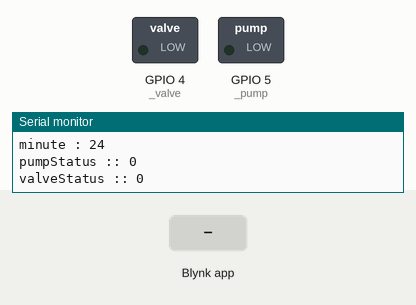
This sketch was run on a simulated ESP8266 (NodeMCU). Parts: switched loads named in the sketch (green lamp = pin HIGH), the last lines printed to the serial monitor. The inputs (shaded band) are chosen by the test bench. WiFi joins after 1.5 s; servers stay silent unless stated; the local clock reads 2024-03-15 10:24:30 at power-on unless the sketch sets it; web services answer with replies made up by the test bench.

Above: at 2.9 s.
3.0 s: Blynk app writes 1 to V1
At 4.2 s:
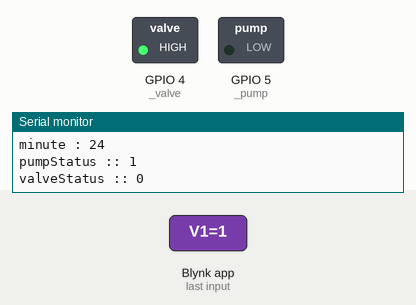
4.5 s: Blynk app writes 1 to V5
6.0 s: Blynk app writes 1 to V6
Timing chart, 0 to 9.0 s (numbered marks = the images above; inputs shaded):
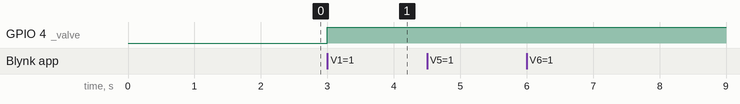

The sketch:

garden.ino
```cpp
#include <Time.h>
#include <TimeLib.h>

#include <ArduinoJson.h>

#include <ESP8266WiFi.h>
#include <DNSServer.h>
#include <ESP8266WebServer.h>
#include <ESP8266HTTPClient.h>
#include <WiFiManager.h>
#include <BlynkSimpleEsp8266.h>

#include "pin.h"
/* Comment this out to disable prints and save space */
#define BLYNK_PRINT Serial
#define AUTH  "vOH31bfdrDHlaYSyRibT9Bfvrb22aDNE"

WiFiManager wifiManager;
BlynkTimer timer;
WidgetLED ledPump(V2), pumpUseTimer(V11);
WidgetLED ledValve(V4), ValveUseTimer(V12);

bool isFirstConect = true;
bool trick = false;

bool _pumpON = false;
bool _valveON = false;
unsigned long time_pumpON = millis();
unsigned long time_valveON = millis();

typedef struct
{
    // 1 Sunday 2 Monday ...
    bool weekSelect[8];
    bool hasStartTime = false;
    bool hasStopTime = false;

    bool isTimerRun = false;
    bool isFirstRun = true;

    int8_t  startHour;
    int8_t  startMinute;
    int8_t  stopHour;
    int8_t  stopMinute;

    int8_t MaxHour = 1;
    int8_t Mode = 2;

    int TimeToUpdate = 3000; // default 3 second
}INPUTVALVE;

INPUTVALVE Vpump;
INPUTVALVE Vvalve;

void pinConfig(){
    pinMode(_pump,OUTPUT);
    pinMode(_valve,OUTPUT);
}

void PumpOutPUT(){
    if (digitalRead(_pump) != _pumpON) time_pumpON = millis();
    else if (millis() - time_pumpON > Vpump.TimeToUpdate){
        digitalWrite(_pump, !_pumpON);
        if (!digitalRead(_pump)) ledPump.on();
        else ledPump.off();

        Blynk.virtualWrite(V1, !digitalRead(_pump));
    }
}

void ValveOUTPUT(){
    if (digitalRead(_valve) != _valveON) time_valveON = millis();
    else if (millis() - time_valveON > Vvalve.TimeToUpdate) {
        digitalWrite(_valve, !_valveON);
        if (!digitalRead(_valve)) ledValve.on();
        else ledValve.off();

        Blynk.virtualWrite(V3, !digitalRead(_valve));
    }
}

void setup()
{
    Serial.begin(115200);
    Blynk.config(AUTH);
    pinConfig();

    //Ap config
    IPAddress _ip = IPAddress(1, 1, 1, 1);
    IPAddress _gw = IPAddress(1, 1, 1, 0);
    IPAddress _sn = IPAddress(255, 255, 255, 0);
    wifiManager.setAPStaticIPConfig(_ip, _gw, _sn);
    // wifiManager.setSTAStaticIPConfig(IPAddress(192,168,1,132), IPAddress(192,168,1,1), IPAddress(255,255,255,0));
    wifiManager.setTimeout(180);

    if(!wifiManager.autoConnect("ESP8266 theGarden")){
        Serial.println("[wifiManager] Failed to connect and hit timeout");
        delay(3000);
        ESP.reset();
        delay(5000);
    }
    WiFi.printDiag(Serial);
    Serial.println("\nconnencted...OK");
    Serial.println("Local IP: " + WiFi.localIP().toString());

    fetchAndSync();
}

void fetchAndSync(){
    char url[100] = "http://worldtimeapi.org/api/timezone/Asia/Bangkok";
    HTTPClient http;
    http.begin(url);
    if (http.GET() == 200){
        const size_t capacity = JSON_OBJECT_SIZE(15) + 340;
        DynamicJsonDocument root(capacity);
        DeserializationError error;

        int8_t eCount = 0;
        do{
            error = deserializeJson(root, http.getString());
            if(error)
                Serial.println("JSON parsing error");
            else
                Serial.println("JSON parsing Complete");
            eCount++;
        }while(error && eCount < 3);
        setTime((long)root["unixtime"]);
        time_t t = now();
        setTime((hour(t)+7)%24,minute(t),second(t),day(t),month(t),year(t));
        Serial.print("now after Sync : ");
        Serial.println((long)now());
    }
    trick = true;
}

void loop()
{
    Blynk.run();
    runEveryMinute();
    PumpOutPUT();
    ValveOUTPUT();
}

BLYNK_CONNECTED(){
    if(isFirstConect){
        isFirstConect = false;
        // for pump default config
        Blynk.virtualWrite(V9,2);
        Blynk.virtualWrite(V1, !digitalRead(_pump));

        if (!digitalRead(_pump)) ledPump.on();
        else ledPump.off();

        // for valve default config
        Blynk.virtualWrite(V10,2);
        Blynk.virtualWrite(V3, !digitalRead(_valve));

        if (!digitalRead(_valve)) ledValve.on();
        else ledValve.off();

        Blynk.syncAll();
    }
}

// Set time to update for pump control
BLYNK_WRITE(V13){
    Vpump.TimeToUpdate = param.asInt() * 1000;
}

// Set time to update for valve control
BLYNK_WRITE(V14){
    Vvalve.TimeToUpdate = param.asInt() * 1000;
}

// Blynk button for control pump
BLYNK_WRITE(V1){
    trick = true;
    int pv = param.asInt();
    _pumpON = pv == 1 ? true : false;
    Blynk.syncVirtual(V2);
    if (Vpump.Mode == 2 && Vpump.isTimerRun){
        Blynk.virtualWrite(V9,1);
        Blynk.syncVirtual(V9);
    }
}

// Blynk button for contorl valve
BLYNK_WRITE(V3){
    trick = true;
    int pv = param.asInt();
    _valveON = pv == 1 ? true : false;
    Blynk.syncVirtual(V4);
    if (Vvalve.Mode == 2 && Vvalve.isTimerRun){
        Blynk.virtualWrite(V10,1);
        Blynk.syncVirtual(V10);
    }
}

// Pump time setup
BLYNK_WRITE(V5){
    trick = true;
    Serial.println("Pump time setup");
    TimeInputParam t(param);
    Vpump.hasStartTime  = t.hasStartTime();
    Vpump.hasStopTime   = t.hasStopTime();
    Vpump.startHour     = t.getStartHour();
    Vpump.startMinute   = t.getStartMinute();
    Vpump.stopHour      = t.getStopHour();
    Vpump.stopMinute    = t.getStopMinute();

    for(int i = 1;i < 8;i++){
        Vpump.weekSelect[i] = t.isWeekdaySelected((i+5)%7+1);
    }
}

// Valve time Setup
BLYNK_WRITE(V6){
    trick = true;
    Serial.println("Valve time setup");
    TimeInputParam t(param);
    Vvalve.hasStartTime  = t.hasStartTime();
    Vvalve.hasStopTime   = t.hasStopTime();
    Vvalve.startHour     = t.getStartHour();
    Vvalve.startMinute   = t.getStartMinute();
    Vvalve.stopHour      = t.getStopHour();
    Vvalve.stopMinute    = t.getStopMinute();

    for(int i = 1;i < 8;i++){
        Vvalve.weekSelect[i] = t.isWeekdaySelected((i+5)%7+1);
    }
}

// Pump setup Max Hour
BLYNK_WRITE(V7){
    Vpump.MaxHour = param.asInt();
    Serial.print("Pump Max hour : ");
    Serial.println(Vpump.MaxHour);
}

// Valve setup Max Hour
BLYNK_WRITE(V8){
    Vvalve.MaxHour = param.asInt();
    Serial.print("Valve Max hour : ");
    Serial.println(Vvalve.MaxHour);
}

// Pump setup Mode
BLYNK_WRITE(V9){
    trick = true;
    Vpump.Mode  = param.asInt();
    Serial.print("pump Mode : ");
    Serial.println(Vpump.Mode);
}

// Valve setup Mode
BLYNK_WRITE(V10){
    trick = true;
    Vvalve.Mode = param.asInt();
    Serial.println("valve Mode : ");
    Serial.println(Vvalve.Mode);
}

unsigned long pumpStartAt;
void pumpRun(){
    Serial.println("Pump Run");
    if (Vpump.Mode == 2 ){
        if (Vpump.weekSelect[weekday(now())] && Vpump.hasStartTime && Vpump.hasStopTime){
            Serial.println("Time check");
            time_t t = now();
            int HMtime = hour(t) * 100 + minute(t);
            int StartTime = Vpump.startHour * 100 + Vpump.startMinute;
            int StopTime = Vpump.stopHour * 100 + Vpump.stopMinute;

            Serial.printf("Start Time :: %d || Stop Time :: %d >> Now Time :: %d\n", StartTime, StopTime, HMtime);
            if ( HMtime >= StartTime && HMtime <= StopTime && StartTime < StopTime){
                if(!_pumpON) Serial.println("Pump Start with Timer");
                Vpump.isTimerRun = true;
                _pumpON = true;
            }
            else if(Vpump.isTimerRun) {
                if(_pumpON) Serial.println("Pump Stop By Timer");
                Vpump.isTimerRun = false;
                _pumpON = false;
            }
        }
        else if(Vpump.isTimerRun) {
            if(_pumpON) Serial.println("Pump Stop By DAY Change");
            Vpump.isTimerRun = false;
            _pumpON = false;
        }
    }

    // state
    if (Vpump.Mode == 1){
        if (Vpump.isTimerRun)
            _pumpON = false;
        Vpump.isTimerRun = false;
    }

    if (!_pumpON){
        Vpump.isFirstRun = true;
    }

    if ((Vpump.isFirstRun && _pumpON) || Vpump.isTimerRun){
        Vpump.isFirstRun = false;
        pumpStartAt = millis();
    }

    if (!Vpump.isTimerRun && _pumpON && millis() - pumpStartAt > Vpump.MaxHour *60*60*1000){
        _pumpON = false;
    }

    // use timer led
    if (_pumpON && Vpump.isTimerRun) pumpUseTimer.on();
    else pumpUseTimer.off();
}

unsigned long valveStartAt;
void valveRun(){
    Serial.println("Valve Run");
    if (Vvalve.Mode == 2 ){
        if (Vvalve.weekSelect[weekday(now())] && Vvalve.hasStartTime && Vvalve.hasStopTime){
            Serial.println("Time check");
            time_t t = now();
            int HMtime = hour(t) * 100 + minute(t);
            int StartTime = Vvalve.startHour * 100 + Vvalve.startMinute;
            int StopTime = Vvalve.stopHour * 100 + Vvalve.stopMinute;

            Serial.printf("Start Time :: %d || Stop Time :: %d >> Now Time :: %d\n", StartTime, StopTime, HMtime);
            if ( HMtime >= StartTime && HMtime <= StopTime && StartTime < StopTime){
                if(!_valveON) Serial.println("Pump Start with Timer");
                Vvalve.isTimerRun = true;
                _valveON = true;
            }
            else if(Vvalve.isTimerRun) {
                if(_valveON) Serial.println("Pump Stop By Timer");
                Vvalve.isTimerRun = false;
                _valveON = false;
            }
        }
        else if(Vvalve.isTimerRun) {
            if(_valveON) Serial.println("Pump Stop By DAY Change");
            Vvalve.isTimerRun = false;
            _valveON = false;
        }
    }

    // state
    if (Vvalve.Mode == 1){
        if (Vvalve.isTimerRun)
            _valveON = false;
        Vvalve.isTimerRun = false;
    }

    if (!_valveON){
        Vvalve.isFirstRun = true;
    }

    if ((Vvalve.isFirstRun && _valveON) || Vvalve.isTimerRun){
        Vvalve.isFirstRun = false;
        valveStartAt = millis();
    }

    if (!Vvalve.isTimerRun && _valveON && millis() - valveStartAt > Vvalve.MaxHour *60*60*1000){
        _valveON = false;
    }

    // use timer led
    if (_valveON && Vvalve.isTimerRun) ValveUseTimer.on();
    else ValveUseTimer.off();
}

int8_t lastMinute = 60;
void runEveryMinute(){
    if(lastMinute != minute(now()) || trick){
        trick = false;
        pumpRun();
        valveRun();

        lastMinute = minute(now());
        Serial.print("minute : ");
        Serial.println(minute(now()));
        Serial.print("pumpStatus :: ");
        Serial.println(_pumpON);
        Serial.print("valveStatus :: ");
        Serial.println(_valveON);
    }
}
```

pin.h
```cpp
#define _pump 5
#define _valve 4
```

Measured:
- after the input at 3.0 s, GPIO 5 (_pump): stays LOW (without the input it goes to HIGH after 0.00 s)
